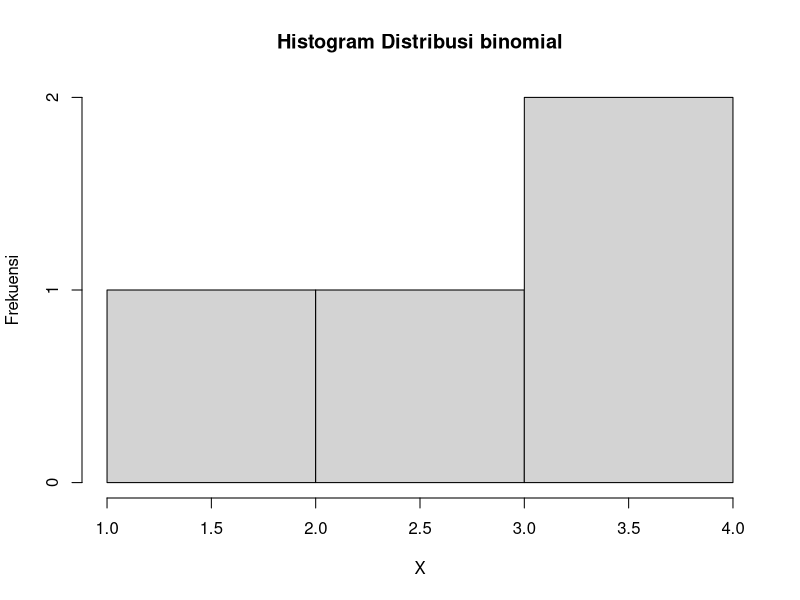

Source code (R):
# 2 maula
n <- 20  
p <- 0.2

# a
vr <- 4 # variable random yang menyatakan jumlah pasien covid

comb <- function(n, x) {
  factorial(n) / factorial(n-x) / factorial(x)
}
result <- comb (n, vr) * p^vr * (1 - p)^(n - vr)
result

# b 
hist(rbinom(vr, n, prob = p), xlab = "X", ylab = "Frekuensi",main = "Histogram Distribusi binomial")

# c
rataan <- n * p
varians <- n * p * (1-p)
